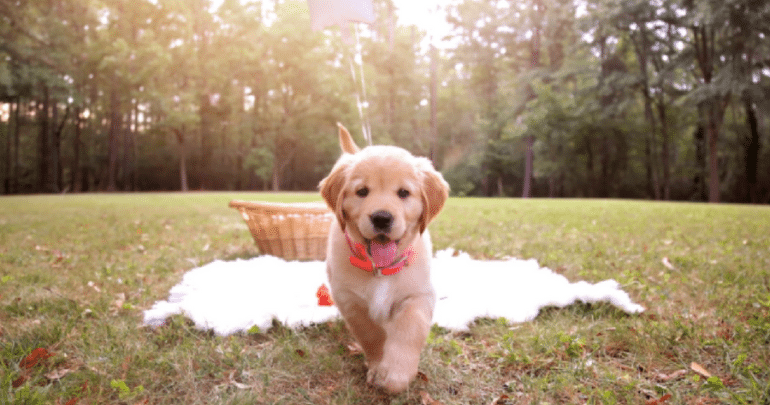
#> input picture 02-machine-learning-with-python/03-applying-machine-learning-process-to-real-world-datasets/cv/golden-puppy.png, 770 x 405 px
$ jupyter execute 02-opencv.ipynb   (shell and % lines are left out)   (older library calls are emulated)
#> lines starting #> are read from the running program, lines starting #| are printed output that depends on the picture
# Getting Familiar with OpenCV

Photo Credit: https://www.wideopenpets.com/new-puppy-owner-hires-professional-photographer-and-omg/

[cell 1]
import cv2
import matplotlib.pyplot as plt

## Loading and Showing Image

[cell 2]
image = cv2.imread('golden-puppy.png')
#> image is the input picture: shape (405, 770, 3); mean B, G, R 113.2, 140.9, 162.6
(h, w, d) = image.shape
#> h = 405; w = 770; d = 3
print(f'width={w}, height={h}, depth={d}')
#| width=770, height=405, depth=3

# Use this code below when run Python code from command line
# cv2.imshow('Image', image)
# cv2.waitKey(0)

# In Jupyter notebook, we need to use Matplotlib to show an image
plt.figure(figsize=(10, 10))
rgb_image = cv2.cvtColor(image, cv2.COLOR_BGR2RGB)
plt.imshow(rgb_image);

## Accessing Individual Pixel

[cell 3]
(B, G, R) = image[100, 50]
#> B = 47; G = 74; R = 84
print(f'R={R}, G={G}, B={B}')
#| R=84, G=74, B=47

## Cropping Image

[cell 4]
roi = image[110:390, 290:470]
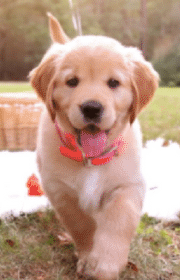
#> roi: shape (280, 180, 3); mean B, G, R 135.4, 154.5, 188.3

plt.figure(figsize=(5, 5))
rgb_image = cv2.cvtColor(roi, cv2.COLOR_BGR2RGB)
#> rgb_image: shape (280, 180, 3)
plt.imshow(rgb_image);

## Resizing Image

[cell 5]
resized = cv2.resize(image, (300, 150))
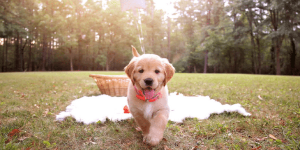
#> resized: shape (150, 300, 3); mean B, G, R 113, 140.8, 162.5

plt.figure(figsize=(10, 10))
rgb_image = cv2.cvtColor(resized, cv2.COLOR_BGR2RGB)
#> rgb_image: shape (150, 300, 3)
plt.imshow(rgb_image);

[cell 6]
import imutils

[cell 7]
resized = imutils.resize(image, width=300)
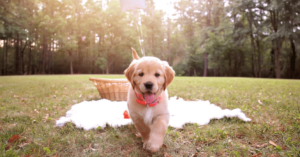
#> resized: shape (157, 300, 3); mean B, G, R 113.2, 140.9, 162.6

plt.figure(figsize=(10, 10))
rgb_image = cv2.cvtColor(resized, cv2.COLOR_BGR2RGB)
#> rgb_image: shape (157, 300, 3)
plt.imshow(rgb_image);

## Rotating Image

[cell 8]
center = (w // 2, h // 2)
#> center = (385, 202)
M = cv2.getRotationMatrix2D(center, -45, 1.0)
rotated = cv2.warpAffine(image, M, (w, h))
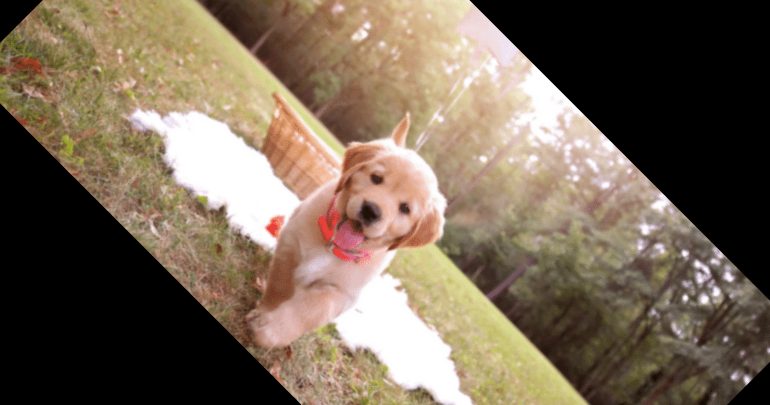
#> rotated: shape (405, 770, 3); mean B, G, R 86.2, 103.6, 119

plt.figure(figsize=(10, 10))
rgb_image = cv2.cvtColor(rotated, cv2.COLOR_BGR2RGB)
#> rgb_image: shape (405, 770, 3)
plt.imshow(rgb_image);

[cell 9]
rotated = imutils.rotate(image, -45)

plt.figure(figsize=(10, 10))
rgb_image = cv2.cvtColor(rotated, cv2.COLOR_BGR2RGB)
plt.imshow(rgb_image);

[cell 10]
rotated = imutils.rotate_bound(image, 45)
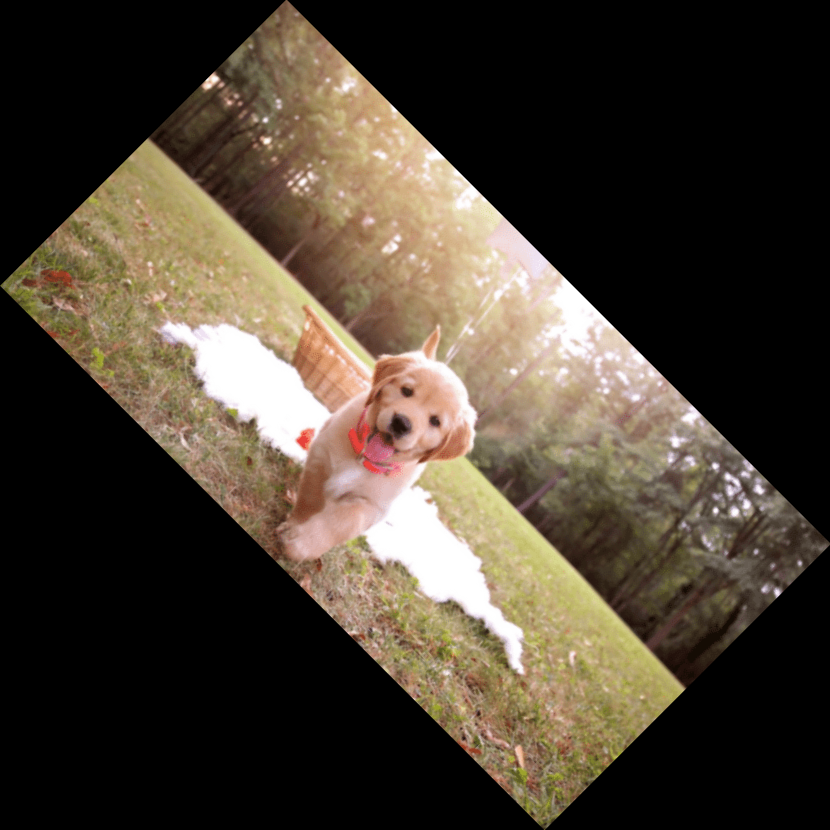
#> rotated: shape (830, 830, 3); mean B, G, R 51.2, 63.8, 73.6

plt.figure(figsize=(10, 10))
rgb_image = cv2.cvtColor(rotated, cv2.COLOR_BGR2RGB)
#> rgb_image: shape (830, 830, 3)
plt.imshow(rgb_image);

## Applying Filters on Image

[cell 11]
output = image.copy()
blurred = cv2.GaussianBlur(output, (15, 15), 0)
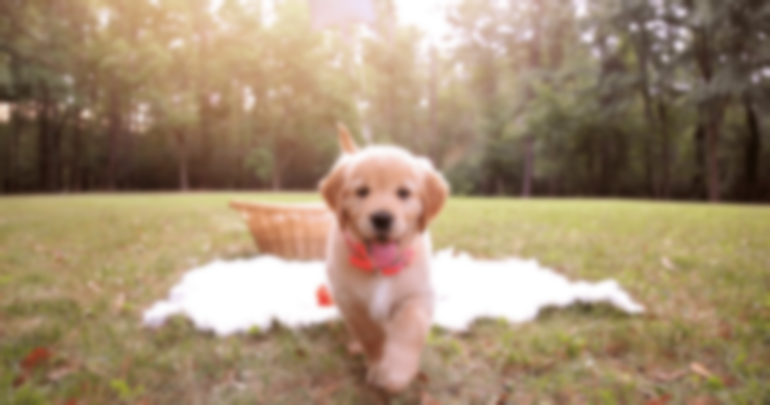
#> blurred: shape (405, 770, 3); mean B, G, R 113.2, 140.9, 162.6
gray = cv2.cvtColor(output, cv2.COLOR_BGR2GRAY)
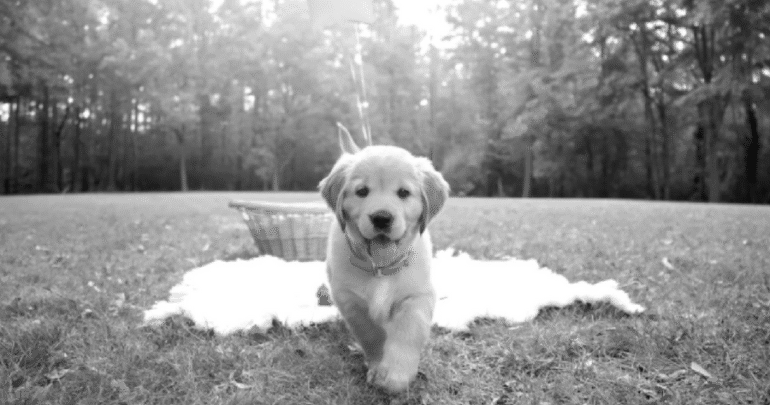
#> gray: shape (405, 770); min 14, max 255, mean 144.3
sobelx = cv2.Sobel(gray, cv2.CV_64F, 1, 0, ksize=5)
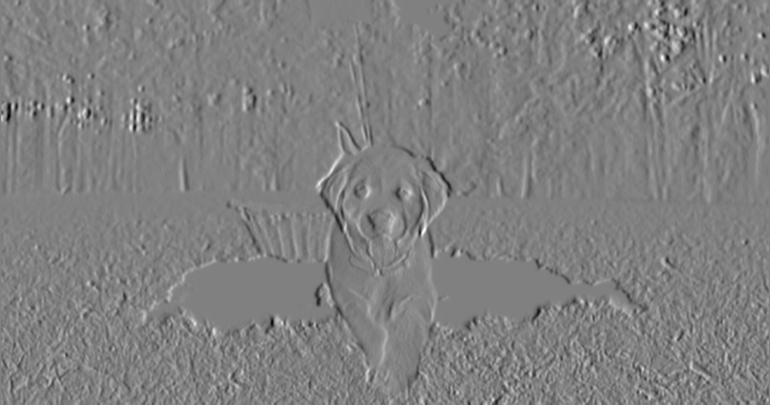
#> sobelx: shape (405, 770) float64; min -6268, max 6161, mean -2.1; drawn with min black and max white
sobely = cv2.Sobel(gray, cv2.CV_64F, 0, 1, ksize=5)
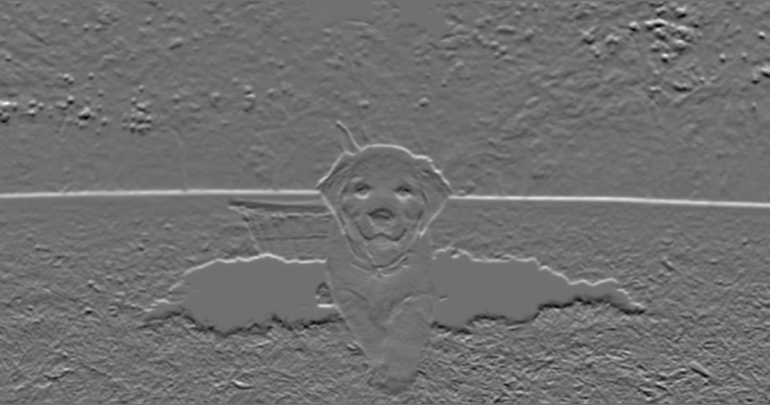
#> sobely: shape (405, 770) float64; min -5981, max 7546, mean -20.2; drawn with min black and max white

plt.figure(figsize=(20, 15))
plt.subplot(1, 3, 1)
rgb_image = cv2.cvtColor(blurred, cv2.COLOR_BGR2RGB)
#> rgb_image: shape (405, 770, 3)
plt.imshow(rgb_image)
plt.subplot(1, 3, 2)
plt.imshow(sobelx, cmap='gray')
plt.subplot(1, 3, 3)
plt.imshow(sobely, cmap='gray');

## Drawing on Image

[cell 12]
output = image.copy()
cv2.rectangle(output, (290, 110), (470, 390), (0, 0, 255), 5)

plt.figure(figsize=(10, 10))
rgb_image = cv2.cvtColor(output, cv2.COLOR_BGR2RGB)
plt.imshow(rgb_image);

[cell 13]
output = image.copy()
cv2.putText(output, '<Hello World \>', (265, 100), cv2.FONT_HERSHEY_SIMPLEX, 1.0, (0, 255, 0), 3)
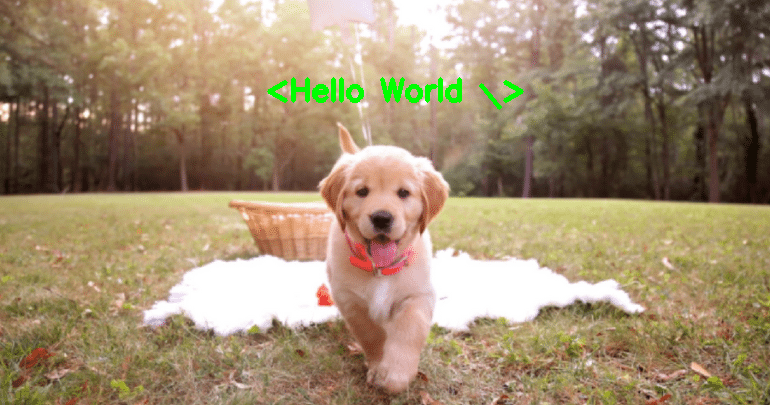
#> output: shape (405, 770, 3); mean B, G, R 112, 141.6, 161

plt.figure(figsize=(10, 10))
rgb_image = cv2.cvtColor(output, cv2.COLOR_BGR2RGB)
plt.imshow(rgb_image);
